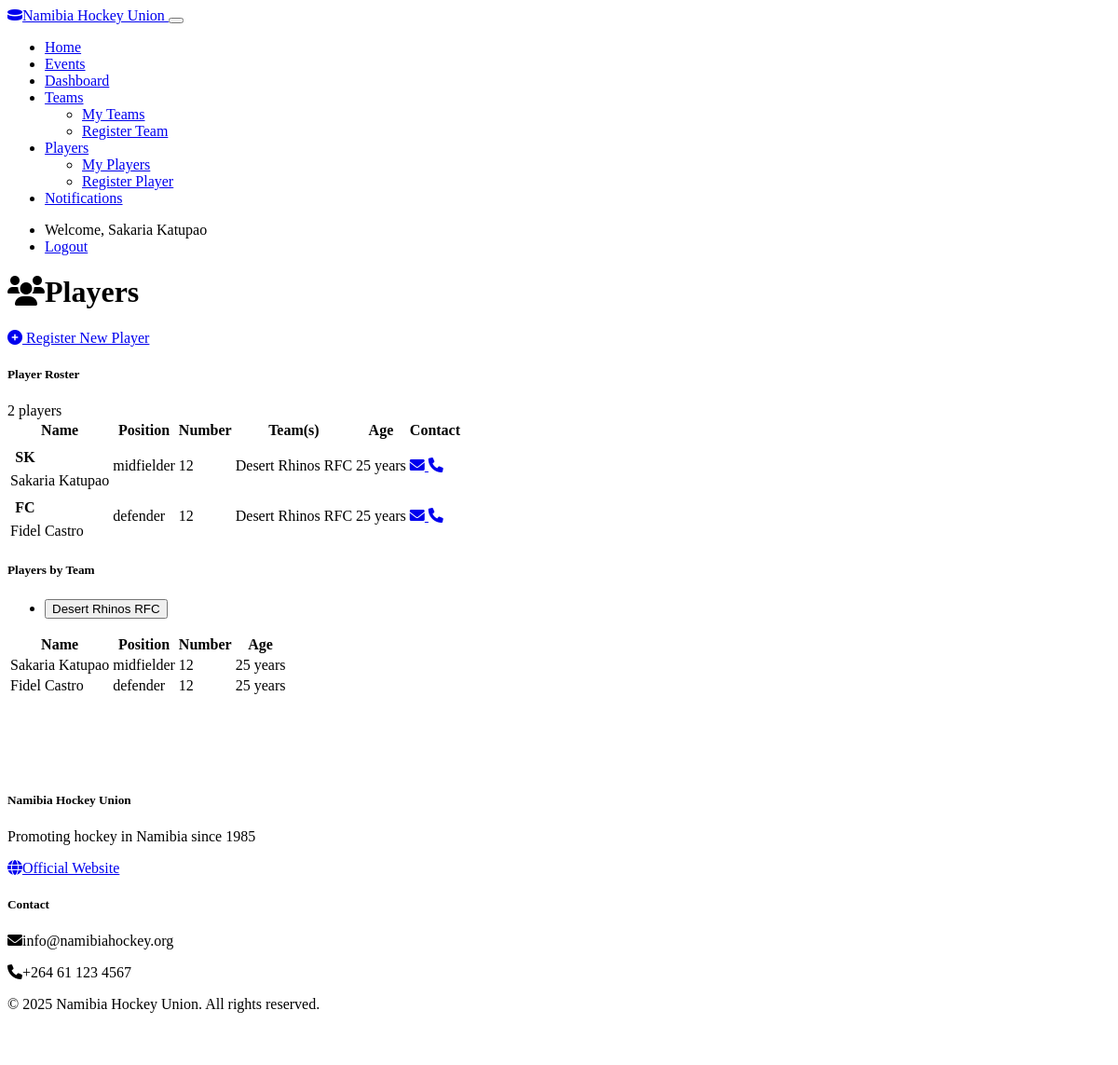
Screenshot of /players (signed in) with the database file from the repository.
### models.py (models this page shows, shortened)
class User(UserMixin, db.Model):
    id = db.Column(db.Integer, primary_key=True)
    username = db.Column(db.String(64), unique=True, nullable=False)
    email = db.Column(db.String(120), unique=True, nullable=False)
    password_hash = db.Column(db.String(256), nullable=False)
    is_admin = db.Column(db.Boolean, default=False)
    teams = db.relationship('Team', backref='manager', lazy=True)

class Player(db.Model):
    id = db.Column(db.Integer, primary_key=True)
    first_name = db.Column(db.String(64), nullable=False)
    last_name = db.Column(db.String(64), nullable=False)
    date_of_birth = db.Column(db.Date, nullable=False)
    position = db.Column(db.String(64))
    jersey_number = db.Column(db.Integer)
    email = db.Column(db.String(120))
    phone = db.Column(db.String(20))
    photo_url = db.Column(db.String(256))
    created_at = db.Column(db.DateTime, default=datetime.utcnow)
    @property
    def full_name(self):
        return f"{self.first_name} {self.last_name}"

class Team(db.Model):
    id = db.Column(db.Integer, primary_key=True)
    name = db.Column(db.String(100), nullable=False)
    division = db.Column(db.String(50), nullable=False)
    founded_year = db.Column(db.Integer)
    manager_id = db.Column(db.Integer, db.ForeignKey('user.id'), nullable=False)
    logo_url = db.Column(db.String(256))
    created_at = db.Column(db.DateTime, default=datetime.utcnow)
    players = db.relationship('Player', secondary=player_team, lazy='subquery',
                            backref=db.backref('teams', lazy=True))
    events = db.relationship('Event', secondary=team_event, lazy='subquery',
                           backref=db.backref('teams', lazy=True))

### routes.py (the view)
@app.route('/players')
@login_required
def player_list():
    now = datetime.utcnow()
    managed_teams = Team.query.filter_by(manager_id=current_user.id).all()
    players = []
    for team in managed_teams:
        for player in team.players:
            if player not in players:
                players.append(player)
    return render_template('player_list.html', players=players, teams=managed_teams, now=now)

### models.py (called while the page is built)
@login_manager.user_loader
def load_user(user_id):
    return User.query.get(int(user_id))

### templates/player_list.html (shortened to what this page needs)
{% extends "base.html" %}
{% block content %}
<div class="row mb-4">
    <div class="col-md-8">
        <h1 class="mb-0"><i class="fas fa-users me-2"></i>Players</h1>
    </div>
    <div class="col-md-4 text-md-end">
        <a href="{{ url_for('register_player') }}" class="btn btn-primary">
            <i class="fas fa-plus-circle me-1"></i> Register New Player
        </a>
    </div>
</div>
{% if players %}
<div class="card mb-4">
    <div class="card-header bg-dark text-white">
        <div class="row align-items-center">
            <div class="col">
                <h5 class="mb-0">Player Roster</h5>
            </div>
            <div class="col-auto">
                <span class="badge bg-primary">{{ players|length }} players</span>
            </div>
        </div>
    </div>
    <div class="card-body p-0">
        <div class="table-responsive">
            <table class="table table-hover mb-0">
                <thead>
                    <tr>
                        <th>Name</th>
                        <th>Position</th>
                        <th>Number</th>
                        <th>Team(s)</th>
                        <th>Age</th>
                        <th>Contact</th>
                    </tr>
                </thead>
                <tbody>
                    {% for player in players %}
                    <tr>
                        <td>
                            <div class="d-flex align-items-center">
                                {% if player.photo_url %}
                                <div class="me-2">
                                    <img src="{{ player.photo_url }}" alt="{{ player.full_name }}" width="32" height="32" class="rounded-circle">
                                </div>
                                {% else %}
                                <div class="me-2">
                                    <span class="avatar-placeholder rounded-circle bg-secondary text-white d-inline-flex align-items-center justify-content-center" style="width: 32px; height: 32px;">
                                        {{ player.first_name[0] }}{{ player.last_name[0] }}
                                    </span>
                                </div>
                                {% endif %}
                                {{ player.full_name }}
                            </div>
                        </td>
                        <td>{{ player.position }}</td>
                        <td>{{ player.jersey_number if player.jersey_number else '-' }}</td>
                        <td>
                            {% for team in player.teams %}
                            <span class="badge bg-secondary me-1">{{ team.name }}</span>
                            {% endfor %}
                        </td>
                        <td>
                            {% set age = ((now.date() - player.date_of_birth).days / 365.25)|int %}
                            {{ age }} years
                        </td>
                        <td>
                            {% if player.email %}
                            <a href="mailto:{{ player.email }}" class="me-2">
                                <i class="fas fa-envelope"></i>
                            </a>
                            {% endif %}
                            {% if player.phone %}
                            <a href="tel:{{ player.phone }}">
                                <i class="fas fa-phone"></i>
                            </a>
                            {% endif %}
                        </td>
                    </tr>
                    {% endfor %}
                </tbody>
            </table>
        </div>
    </div>
</div>
{% if teams %}
<div class="card">
    <div class="card-header bg-dark text-white">
        <h5 class="mb-0">Players by Team</h5>
    </div>
    <div class="card-body">
        <ul class="nav nav-tabs" id="teamTabs" role="tablist">
            {% for team in teams %}
            <li class="nav-item" role="presentation">
                <button class="nav-link {% if loop.first %}active{% endif %}"
                        id="team-{{ team.id }}-tab"
                        data-bs-toggle="tab"
                        data-bs-target="#team-{{ team.id }}"
                        type="button"
                        role="tab"
                        aria-controls="team-{{ team.id }}"
                        aria-selected="{% if loop.first %}true{% else %}false{% endif %}">
                    {{ team.name }}
                </button>
            </li>
            {% endfor %}
        </ul>
        <div class="tab-content p-3" id="teamTabsContent">
            {% for team in teams %}
            <div class="tab-pane fade {% if loop.first %}show active{% endif %}"
                 id="team-{{ team.id }}"
                 role="tabpanel"
                 aria-labelledby="team-{{ team.id }}-tab">
                {% if team.players %}
                <div class="table-responsive">
                    <table class="table table-sm">
                        <thead>
                            <tr>
                                <th>Name</th>
                                <th>Position</th>
                                <th>Number</th>
                                <th>Age</th>
                            </tr>
                        </thead>
                        <tbody>
                            {% for player in team.players %}
                            <tr>
                                <td>{{ player.full_name }}</td>
                                <td>{{ player.position }}</td>
                                <td>{{ player.jersey_number if player.jersey_number else '-' }}</td>
                                <td>
                                    {% set age = ((now.date() - player.date_of_birth).days / 365.25)|int %}
                                    {{ age }} years
                                </td>
                            </tr>
                            {% endfor %}
                        </tbody>
                    </table>
                </div>
                {% else %}
                <div class="alert alert-info">
                    No players registered for this team yet.
                </div>
                {% endif %}
            </div>
            {% endfor %}
        </div>
    </div>
</div>
{% endif %}
{% endif %}
{% endblock %}

### templates/base.html (shortened to what this page needs)
<!DOCTYPE html>
<html lang="en" data-bs-theme="dark">
<head>
    <link rel="stylesheet" href="https://cdn.replit.com/agent/bootstrap-agent-dark-theme.min.css">
    <link rel="stylesheet" href="https://cdnjs.cloudflare.com/ajax/libs/font-awesome/6.0.0-beta3/css/all.min.css">
    <link rel="stylesheet" href="{{ url_for('static', filename='css/custom.css') }}">
</head>
<body>
    <header>
        <nav class="navbar navbar-expand-lg navbar-dark bg-dark">
            <div class="container">
                <a class="navbar-brand" href="{{ url_for('index') }}">
                    <i class="fas fa-hockey-puck me-2"></i>Namibia Hockey Union
                </a>
                <button class="navbar-toggler" type="button" data-bs-toggle="collapse" data-bs-target="#navbarNav"
                        aria-controls="navbarNav" aria-expanded="false" aria-label="Toggle navigation">
                </button>
                <div class="collapse navbar-collapse" id="navbarNav">
                    <ul class="navbar-nav me-auto">
                        <li class="nav-item">
                            <a class="nav-link" href="{{ url_for('index') }}">Home</a>
                        </li>
                        <li class="nav-item">
                            <a class="nav-link" href="{{ url_for('event_list') }}">Events</a>
                        </li>
                        {% if current_user.is_authenticated %}
                        <li class="nav-item">
                            <a class="nav-link" href="{{ url_for('dashboard') }}">Dashboard</a>
                        </li>
                        <li class="nav-item dropdown">
                            <a class="nav-link dropdown-toggle" href="#" id="teamDropdown" role="button"
                               data-bs-toggle="dropdown" aria-expanded="false">
                                Teams
                            </a>
                            <ul class="dropdown-menu" aria-labelledby="teamDropdown">
                                <li><a class="dropdown-item" href="{{ url_for('team_list') }}">My Teams</a></li>
                                <li><a class="dropdown-item" href="{{ url_for('register_team') }}">Register Team</a></li>
                            </ul>
                        </li>
                        <li class="nav-item dropdown">
                            <a class="nav-link dropdown-toggle" href="#" id="playerDropdown" role="button"
                               data-bs-toggle="dropdown" aria-expanded="false">
                                Players
                            </a>
                            <ul class="dropdown-menu" aria-labelledby="playerDropdown">
                                <li><a class="dropdown-item" href="{{ url_for('player_list') }}">My Players</a></li>
                                <li><a class="dropdown-item" href="{{ url_for('register_player') }}">Register Player</a></li>
                            </ul>
                        </li>
                        <li class="nav-item">
                            <a class="nav-link" href="{{ url_for('notifications') }}">Notifications</a>
                        </li>
                        {% endif %}
                    </ul>
                    <ul class="navbar-nav">
                        {% if current_user.is_authenticated %}
                        <li class="nav-item">
                            <span class="nav-link">Welcome, {{ current_user.username }}</span>
                        </li>
                        <li class="nav-item">
                            <a class="nav-link" href="{{ url_for('logout') }}">Logout</a>
                        </li>
                        {% endif %}
                    </ul>
                </div>
            </div>
        </nav>
    </header>
    <main class="container py-4">
        {% block content %}{% endblock %}
    </main>
    <footer class="bg-dark text-light py-4 mt-5">
        <div class="container">
            <div class="row">
                <div class="col-md-6">
                    <h5>Namibia Hockey Union</h5>
                    <p>Promoting hockey in Namibia since 1985</p>
                    <p>
                        <a href="https://namibiahockey.org" class="text-light" target="_blank">
                            <i class="fas fa-globe me-2"></i>Official Website
                        </a>
                    </p>
                </div>
                <div class="col-md-6 text-md-end">
                    <h5>Contact</h5>
                    <p><i class="fas fa-envelope me-2"></i>info@namibiahockey.org</p>
                    <p><i class="fas fa-phone me-2"></i>+264 61 123 4567</p>
                </div>
            </div>
            <div class="row mt-3">
                <div class="col-12 text-center">
                    <p class="mb-0">&copy; {{ now.year }} Namibia Hockey Union. All rights reserved.</p>
                </div>
            </div>
        </div>
    </footer>
</body>
</html>

### static/css/custom.css (style rules this page uses)
.avatar-placeholder { display: inline-flex; align-items: center; justify-content: center; font-weight: bold; }
footer { margin-top: 3rem; padding-top: 2rem; padding-bottom: 2rem; border-top: 1px solid rgba(255, 255, 255, 0.1); }

### rows the page displays
User: username "Sakaria Katupao"
Player: first_name "S", last_name "K", full_name "Sakaria Katupao", position "midfielder", jersey_number "12", age "25"
Team: name "Desert Rhinos RFC"
Player: first_name "F", last_name "C", full_name "Fidel Castro", position "defender", jersey_number "12", age "25"

### other values shown
{{ players|length }} "2"
